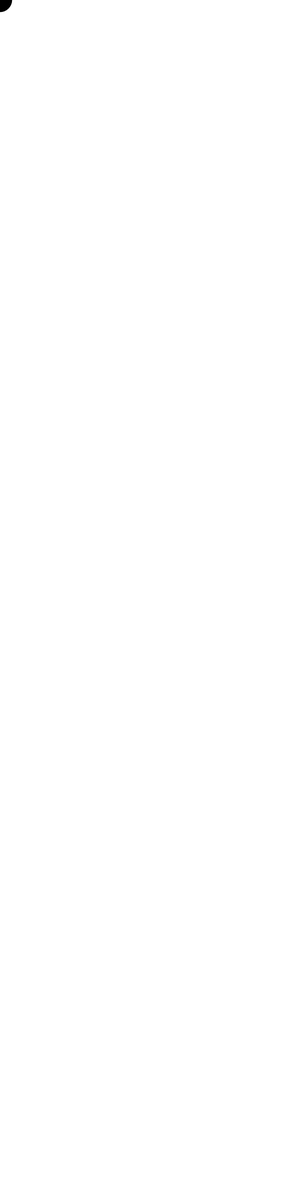
Frame 1 (no input)
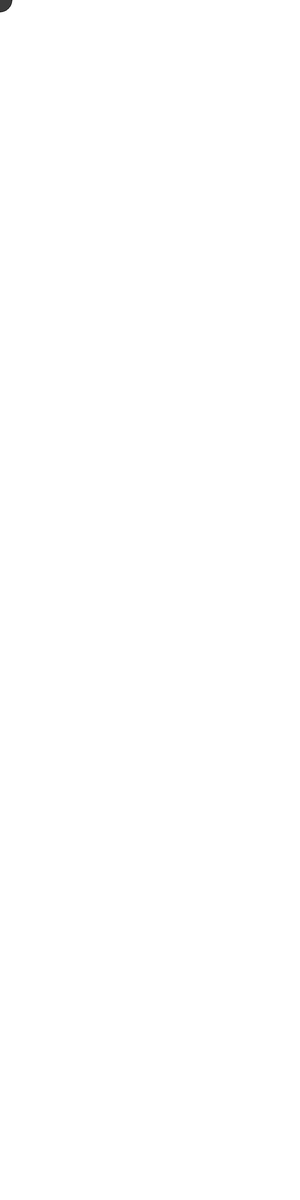
Frame 60 (no input)
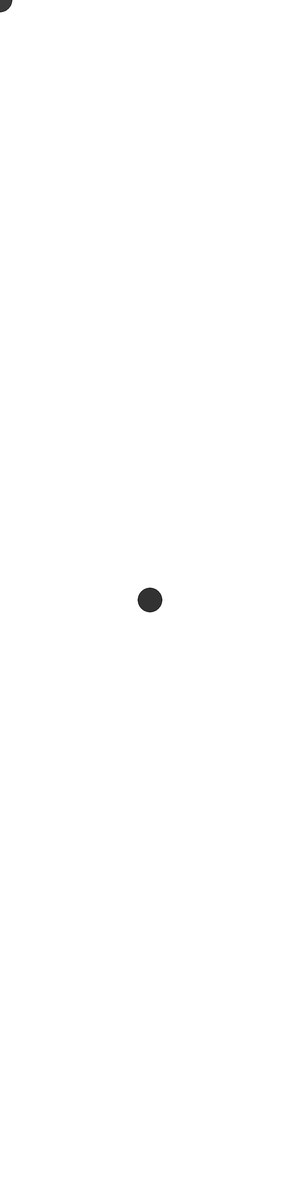
Frame 120 (the mouse pressed at the canvas centre since frame 60)

The p5.js sketch that drew these frames (run headless with seeded random() and noise() and a simulated clock; from frame 60 on, the mouse is pressed at the canvas centre):

// p5.js sketch
// ── sketch.js
function setup() {
  createCanvas(1000,4000);
  i = 0;
}

function draw() {
  if (mouseIsPressed) {
    fill(50);
  } else {
    fill(i)
  }
  ellipse(mouseX, mouseY, 80, 80);
  i=i+1;
  if (i==255) {
    i=50;
  }
}
